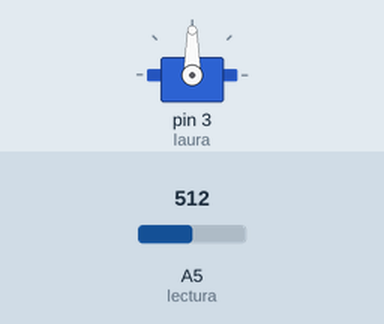
Recording of a sketch running on a simulated Arduino Uno, built with avr-gcc and run on an emulated ATmega328P. Parts: servo. The test bench sets the inputs (shaded band); at power-on: A5 (lectura) = 512.

Above: at 1.2 s.
1.3 s: A5 (lectura) set to 716
At 2.5 s:
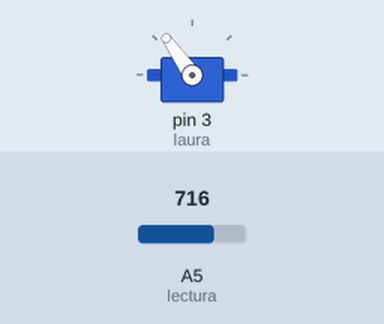
2.8 s: A5 (lectura) set to 900
At 3.8 s:
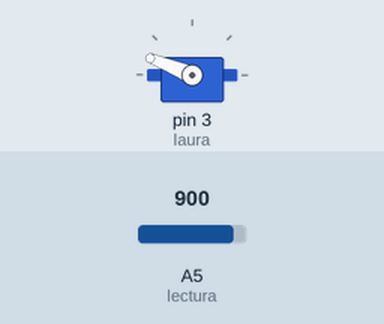
4.3 s: A5 (lectura) set to 1023
At 4.9 s:
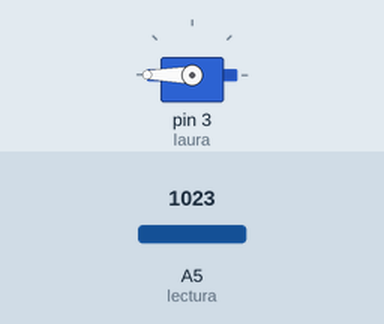
5.8 s: A5 (lectura) set to 306
At 7.0 s:
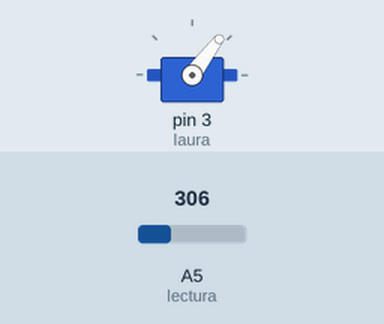
7.3 s: A5 (lectura) set to 122
At 8.4 s:
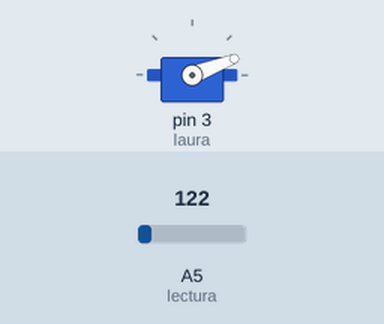
Timing chart, 0 to 9.8 s (numbered marks = the images above; inputs shaded):
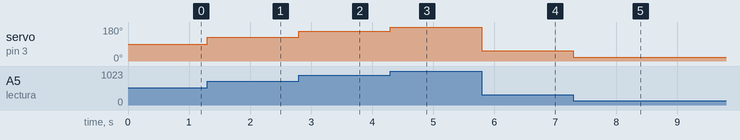

Measured:
- after the input at 1.3 s, servo on pin 3 (laura): 90° → 125° at once
- after the input at 2.8 s, servo on pin 3 (laura): 125° → 158° at once
- after the input at 4.3 s, servo on pin 3 (laura): 158° → 180° at once
- after the input at 5.8 s, servo on pin 3 (laura): 180° → 53° at once
- after the input at 7.3 s, servo on pin 3 (laura): 53° → 21° at once

The sketch:

lauraservo.ino
```cpp
#include <Servo.h>
Servo laura;
int lectura=A5;
int almacen;
int position;
void setup() {
  laura.attach(3,800,1500);
  Serial.begin(9600);
}

   void loop() {


  almacen=analogRead(lectura);
  position=map(almacen, 0, 1023, 0, 180);
  laura.write(position);


}
```
